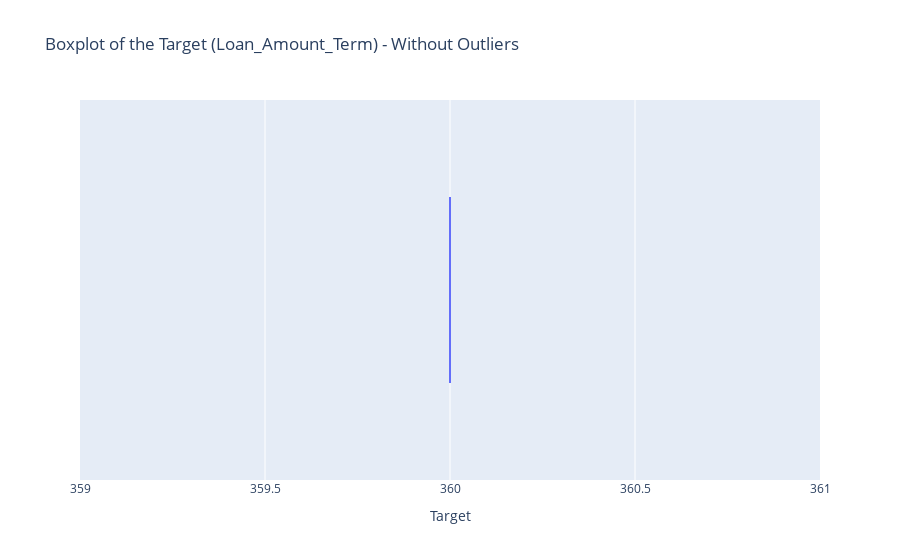

Notebook cell for this chart:
### Code cell
'Loan_Amount_Term'
mask_Loan_Amount_Term = df['Loan_Amount_Term'] == 360

print(df[mask_Loan_Amount_Term].head())
print(df[mask_Loan_Amount_Term].info())

fig = px.box(
    data_frame=df[mask_Loan_Amount_Term], 
    x='Loan_Amount_Term', 
    orientation='h',
    title='Boxplot of the Target (Loan_Amount_Term) - Without Outliers')

fig.update_layout(xaxis_title='Target')
fig.show()

### Figure 1 — Plotly figure (JSON) as saved in the notebook; plotly's stock layout.template omitted (floating-point values rounded to 4 significant figures; data arrays with more than 128 entries replaced by an {"elided": "..."} marker saying what was removed)
{"data": [{"alignmentgroup": "True", "hovertemplate": "Loan_Amount_Term=%{x}<extra></extra>", "legendgroup": "", "marker": {"color": "#636efa"}, "name": "", "notched": false, "offsetgroup": "", "orientation": "h", "showlegend": false, "type": "box", "x": {"elided": "473 int values"}, "x0": " ", "xaxis": "x", "y0": " ", "yaxis": "y"}], "layout": {"boxmode": "group", "legend": {"tracegroupgap": 0}, "title": {"text": "Boxplot of the Target (Loan_Amount_Term) - Without Outliers"}, "xaxis": {"anchor": "y", "domain": [0, 1], "title": {"text": "Target"}}, "yaxis": {"anchor": "x", "domain": [0, 1]}}}
